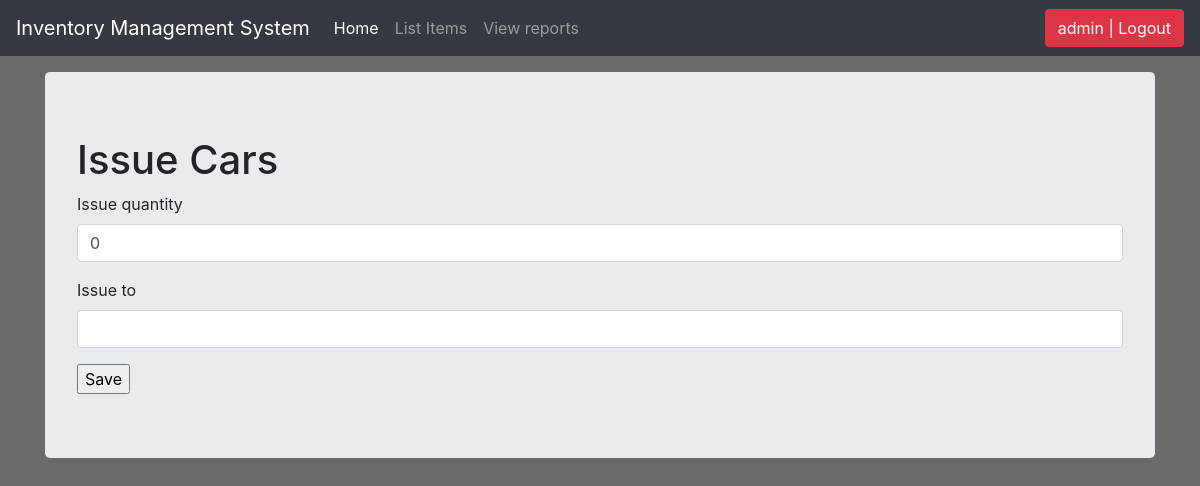
The page /issue_items/3 (signed in) on the database as committed earlier.
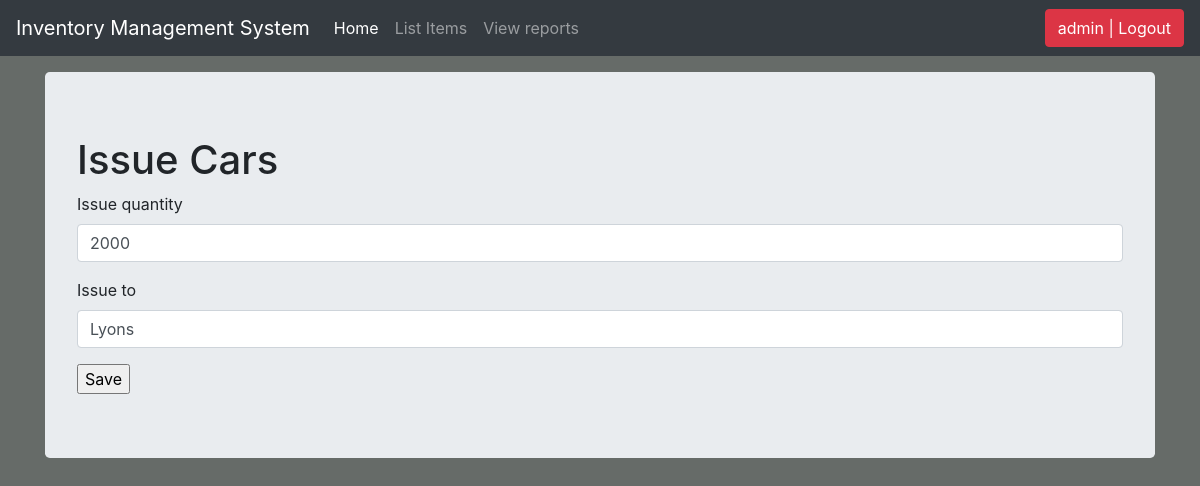
The same page on the database as committed later.
### ims/models.py (models this page shows, shortened)
class Stock(models.Model):
    category = models.ForeignKey(
        Category, on_delete=models.CASCADE, blank=True)
    item_name = models.CharField(max_length=50, blank=True, null=True)
    quantity = models.IntegerField(default="0", blank=True, null=True)
    receive_quantity = models.IntegerField(default="0", blank=True, null=True)
    receive_by = models.CharField(max_length=50, blank=True, null=True)
    issue_quantity = models.IntegerField(default="0", blank=True, null=True)
    issue_by = models.CharField(max_length=50, blank=True, null=True)
    issue_to = models.CharField(max_length=50, blank=True, null=True)
    phone_number = models.CharField(max_length=50, blank=True, null=True)
    created_by = models.CharField(max_length=50, blank=True, null=True)
    reorder_level = models.IntegerField(default="0", blank=True, null=True)
    last_updated = models.DateTimeField(auto_now_add=False, auto_now=True)
    timestamp = models.DateTimeField(auto_now_add=True, auto_now=False)

### ims/views.py (the view, shortened to what this page needs)
# urls.py: path('issue_items/<str:pk>', issue_items, name="issue_items"),
@login_required
def issue_items(request, pk):
    queryset = Stock.objects.get(id=pk)
    form = IssueForm(request.POST or None, instance=queryset)
    context = {
        "form": form,
        "queryset": queryset,
        "title": "Issue " + str(queryset.item_name),
        "username": "Issue By: " + str(request.user)
    }
    return render(request, "add_items.html", context)

### ims/forms.py (shortened to what this page needs)
class IssueForm(forms.ModelForm):
    class Meta:
        model = Stock
        fields = ['issue_quantity', 'issue_to']

### ims/templates/add_items.html (shortened to what this page needs)
{% load static %} {% load crispy_forms_tags %}
<!DOCTYPE html>
<html lang="en">
  <head>
  <link
    rel="stylesheet"
    href="{% static 'js/jquery-ui-1.13.2/jquery-ui.min.css' %}"
  />
  <link
    rel="stylesheet"
    href="{% static 'js/jquery-ui-1.13.2/jquery-ui.structure.min.css' %}"
  />
  <link
    rel="stylesheet"
    href="{% static 'js/jquery-ui-1.13.2/jquery-ui.theme.min.css' %}"
  />
  <link rel="stylesheet" href="{% static 'css/bootstrap.min.css' %}" />
  <link rel="stylesheet" href="{% static 'css/styles.css' %}" />
  <link rel="stylesheet" href="{% static 'js/nprogress/nprogress.css' %}" />
    <link rel="stylesheet" href="{% static 'css/navbar-top-fixed.css' %}" />
  </head>
  <body>
    {% include 'navbar.html' %}
    <main role="main" class="container">
      <div class="jumbotron">
        <h1>{{title}}</h1>
        <form action="" method="POST">
          {% csrf_token %} {{form|crispy}}
          <input type="submit" value="Save" />
        </form>
      </div>
    </main>
  </body>
</html>

Rows that differ between the two databases and show on the page:
changed Stock: issue_quantity "0" → "2000"; issue_to (not shown) → "Lyons"
